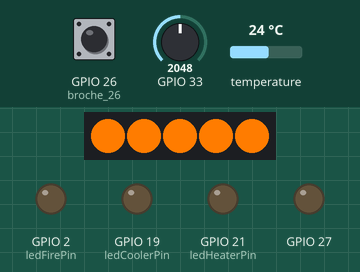
Recording of a sketch running on a simulated ESP32. Parts: 5 RGB LEDs in strip order, left to right, output pins drawn as LEDs (lit = HIGH). Inputs (shaded band) come from the test bench; at power-on: temperature 24 °C, GPIO 33 = 2048, GPIO 26 (broche_26) HIGH. What the sketch prints to the serial monitor is not drawn.

Above: at 3.5 s.
3.6 s: temperature set to 20.4 °C
7.4 s: temperature set to 19.6 °C
At 10.7 s:
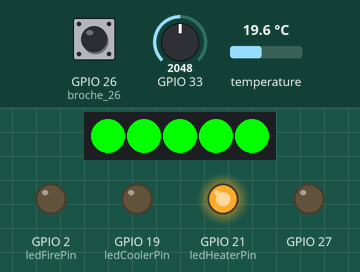
11.0 s: temperature set to 28 °C
At 11.9 s:
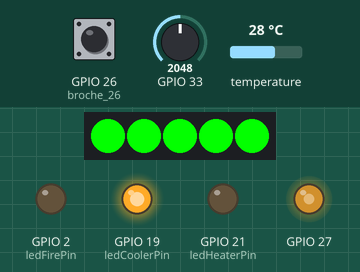
At 12.7 s:
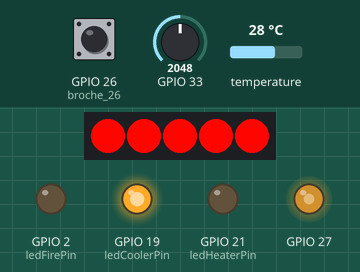
13.4 s: temperature set to 29.8 °C
At 15.4 s:
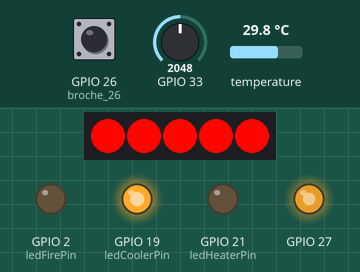
15.8 s: GPIO 33 set to 1050
18.2 s: GPIO 33 set to 968
Timing chart, 0 to 21.2 s (numbered marks = the images above; inputs shaded):
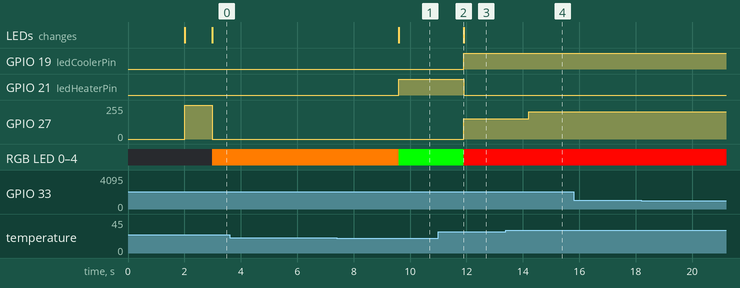

The sketch:

main.ino
```cpp
#include "feu.h"
#include "json.h"
#include "regulation.h"

void setup() {
  Serial.begin(9600);
  Serial.println("** This message will only be displayed on start or reset. **");
  tempSensor.begin();
  delay(2 * 1000); // Délai pour laisser le temps au capteur de température de s'initialiser

  // Initialisation LED et Ventilateur
  ledFeuInit();
  ledRegInit();
  initVent();

  // Initialiser le ruban de LED
  strip.begin();
  delay(1);
}

void loop() {
    delay(100);
    exportDataJson();
}
```

feu.h
```cpp
int numberKeyPresses = 0;
int fanSpeed = 0; // Initialiser la vitesse du ventilateur
const int ledFirePin = 2; // Broche D2 sur la carte

void IRAM_ATTR isr();

void ledFeuInit();
void initVent();

void PWMBlink();
boolean readFire();
int readLight();
int readFanSpeed();
```

feu.ino
```cpp
// ------------------------- FONCTIONS ----------------------------- //

void IRAM_ATTR isr() {
  numberKeyPresses++;
}

 void ledFeuInit(){
// Initialiser les diodes LED pour le feu
  pinMode(ledFirePin, OUTPUT);
 }

// Initialiser le Ventilateur
 void initVent(){
  pinMode(26, INPUT_PULLUP); // broche 26
  attachInterrupt(26, isr, FALLING);

  ledcAttachPin(27, 0); // broche 27 et canal 0
  ledcSetup(0, 25000, 8);

  ledcWrite(0, 255);
  }

// Fonction pour faire clignoter le PWM
void PWMBlink() {
  int nb_state = 12;
  int rcv[nb_state] = {0, 64, 64,
                       0, 127, 127,
                       0, 191, 191,
                       0, 255, 255
                      }; // Rapports cycliques si 8 bits
  // 255 => 100%, 127 => 50% et 0 => 0%
  static uint32_t tick = 0; // temps de départ
  static int elapsed; // temps écoulé

  static int current = 0; // etat courant

  elapsed = millis() - tick;
  if (elapsed > 10000) { // Toutes les 10 sec on change de Rapport Cyc

    Serial.printf("Fan speed = %f RPM\n", (numberKeyPresses / 10.0) * 30); // 30 = 60/2 (2 pales par tour)
    numberKeyPresses = 0; // On réinitialise le compteur

    ledcWrite(0, rcv[current]); // canal = 0, rapport cyclique
    Serial.printf("Rapport Cyc = %lf %%\n", (rcv[current] / 255.0) * 100);

    current += 1; // Prochain rapport cyclique
    current %= nb_state; // On revient à 0 si on a dépassé le dernier état

    tick = millis(); // On réinitialise le temps de départ
  }
}

// Fonction pour lire la présence de feu
boolean readFire() {
  int sensorValue;
  sensorValue = analogRead(A5);
  if (sensorValue > 800) {
    return true;
  } else {
    return false;
  }
}

// Fonction pour renvoyer la valeur de la lumière
int readLight() {
  int sensorValue;
  sensorValue = analogRead(A5);
  return sensorValue;
}

// Fonction pour lire la vitesse du ventilateur
int readFanSpeed() {
  return (numberKeyPresses / 10.0) * 30;
}
```

json.h
```cpp
//JSON
#ifndef MAKEJSONH //
#define MAKEJSONH
#include <ArduinoJson.h>
#endif


void exportDataJson();
```

json.ino
```cpp
//Mise en place sortie JSON
#ifndef MAKEJSONH //
#define MAKEJSONH
#include <ArduinoJson.h>
#endif

void exportDataJson(){
  delay(100);
  char payload[512];
  StaticJsonDocument<512> doc; // Création d'un document JSON
  String* status = Climatiseur();

  doc["status"]["temperature"] = temperature(); //Récupération de la température pour l'envoyer dans le JSON
  doc["status"]["light"] = readLight(); //Récupération de la lumière pour l'envoyer dans le JSON
  doc["status"]["regul"] = "HALT"; //Récupération de la régulation pour l'envoyer dans le JSON
  doc["status"]["fire"] = readFire(); //Récupération de la présence de feu pour l'envoyer dans le JSON
  doc["status"]["heat"] = status[0]; //Récupération du statut de la climatisation pour l'envoyer dans le JSON
  doc["status"]["cold"] = status[1]; //Récupération du statut du chauffage pour l'envoyer dans le JSON
  doc["status"]["fanspeed"] = readFanSpeed(); //Récupération de la vitesse du ventilateur pour l'envoyer dans le JSON

  // Récupération des informations sur la localisation pour l'envoyer dans le JSON
  doc["location"]["room"] = "312";
  doc["location"]["gps"]["lat"] = 43.62453842;
  doc["location"]["gps"]["lon"] = 7.050628185;
  doc["location"]["address"] = "Les lucioles";

  // Récupération des informations sur la régulation pour l'envoyer dans le JSON
  doc["regul"]["lt"] = lowerThreshold;
  doc["regul"]["ht"] = upperThreshold;

  // Récupération d'informations lié à l'ESP pour l'envoyer dans le JSON
  doc["info"]["ident"] = "Com4 esp";
  doc["info"]["user"] = "CB";
  doc["info"]["loc"] = "A Biot";

  // Récupération d'informations sur le réseau pour l'envoyer dans le JSON
  doc["net"]["uptime"] = NULL ;
  doc["net"]["ssid"] = "A definir";
  doc["net"]["mac"] =  "A definir";
  doc["net"]["ip"] =  "A definir";

  // Récupération d'informations sur le serveur pour l'envoyer dans le JSON
  doc["reporthost"]["target_ip"] = "A definir";
  doc["reporthost"]["target_port"] = NULL ;
  doc["reporthost"]["sp"] = NULL ;

  // Sérialisation du JSON
  String json;
  serializeJson(doc, payload);

  // Affichage du JSON dans le moniteur série
  Serial.println(payload);
  delay(200);
  }
```

regulation.h
```cpp
#include "OneWire.h"
#include "DallasTemperature.h"
#include <Adafruit_NeoPixel.h>

#define PIN 13
#define NUMLEDS 5

OneWire oneWire(23);
DallasTemperature tempSensor(&oneWire);

const int ledCoolerPin = 19; // Broche D19 sur la carte
const int ledHeaterPin = 21; // Broche D21 sur la carte

float upperThreshold = 25.0;    // Seuil_haute pour la climatisation => En cas de haute température (SH)
float lowerThreshold = 20.0;    // Seuil_basse pour le chauffage => En cas de basse température (SB)

Adafruit_NeoPixel strip(NUMLEDS, PIN, NEO_GRB + NEO_KHZ800);
// ------------------------- FONCTIONS ----------------------------- //

void ledRegInit();
float temperature();
String* Climatiseur();
void ledblink();

// ----------------------------------------------------------------- //
```

regulation.ino
```cpp
// ------------------------- FONCTIONS ----------------------------- //

// Initialiser les diodes LED pour le chauffage, la climatisation et le feu
void ledRegInit(){
  pinMode(ledCoolerPin, OUTPUT);
  pinMode(ledHeaterPin, OUTPUT);
 }


// Fonction pour récupérer la température
float temperature() {
  float t;
  tempSensor.requestTemperaturesByIndex(0);
  t = tempSensor.getTempCByIndex(0);
  return t;
}

// Fonction pour la climatisation
String* Climatiseur() {
  static String status[2] = {"OFF", "OFF"}; // Initialiser le statut de la climatisation et du chauffage
  // PARTIE CLIMATISATION
  float t;
  tempSensor.requestTemperaturesByIndex(0);
  t = tempSensor.getTempCByIndex(0);

  if (t > upperThreshold) { // Si la température est supérieure au seuil haut (Climatisation nécessaire)

    digitalWrite(ledCoolerPin, HIGH);  // Allumer la LED de climatisation
    digitalWrite(ledHeaterPin, LOW);   // Eteindre la LED de chauffage

    status[0] = "OFF"; // Mettre à jour le statut de la climatisation
    status[1] = "ON"; // Mettre à jour le statut du chauffage

    // Ajuster la vitesse du ventilateur en fonction de la température
    fanSpeed = map(t, upperThreshold, 30, 0, 255);
    ledcWrite(0, fanSpeed); // Ecrire la vitesse du ventilateur

    // Ruban de LED
    strip.begin();
    delay(1);

    for (int i = 0; i < NUMLEDS; i++) {
      // Changer la couleur en Rouge
      strip.setPixelColor(i, strip.Color(255, 5, 0));
    }
    strip.show();

  } else if (t < lowerThreshold) {
    // Si la température est inférieure au seuil bas (Chauffage nécessaire)
    digitalWrite(ledCoolerPin, LOW);   // Eteindre la LED de climatisation
    digitalWrite(ledHeaterPin, HIGH);  // Allumer la LED de chauffage
    ledcWrite(0, 0); // Eteindre le ventilateur

    status[0] = "ON"; // Mettre à jour le statut de la climatisation
    status[1] = "OFF"; // Mettre à jour le statut du chauffage

    // Ruban de LED
    strip.begin();
    delay(1);

    for (int i = 0; i < NUMLEDS; i++) {
      // Changer la couleur en Vert
      strip.setPixelColor(i, strip.Color(3, 255, 0));
    }
    strip.show();
  }

  else {
    // Si la température est comprise entre les seuils (Ni chauffage ni climatisation nécessaire)
    digitalWrite(ledCoolerPin, LOW);   // Eteindre la LED de climatisation
    digitalWrite(ledHeaterPin, LOW);   // Eteindre la LED de chauffage
    ledcWrite(0, 0); // Eteindre le ventilateur

    status[0] = "OFF"; // Mettre à jour le statut de la climatisation
    status[1] = "OFF"; // Mettre à jour le statut du chauffage

    // Ruban de LED
    strip.begin();
    delay(1);

    for (int i = 0; i < NUMLEDS; i++) {
      // Changer la couleur en Orange
      strip.setPixelColor(i, strip.Color(255, 124, 0));
    }
    strip.show();
    delay(1000);
  }

  return status; // Retourner le statut de la climatisation et du chauffage
}

// Fonction pour faire clignoter la LED de climatisation
void ledblink() {
  digitalWrite(ledHeaterPin, HIGH); // Allumer la LED en faisant
  delay(1 * 1000); // Attendre une seconde
  digitalWrite(ledHeaterPin, LOW); // Eteindre la LED
  delay(1 * 1000); // Attendre une seconde
}
```

Measured:
- the behaviour switches between 20 and 19.9 °C on temperature (found by bisection; images 0 and 1)
- the behaviour switches between 28.9 and 29 °C on temperature (found by bisection; images 3 and 4)
- after the input at 3.6 s, every drawn part: stays the same
- after the input at 7.4 s, GPIO 21 (ledHeaterPin): LOW → HIGH after 2.2 s; RGB LED 0–4: RGB(255, 124, 0) → RGB(3, 255, 0) after 2.2 s; the LEDs: change after 2.2 s (image 1)
- after the input at 11.0 s, GPIO 19 (ledCoolerPin): LOW → HIGH after 0.90 s; GPIO 21 (ledHeaterPin): HIGH → LOW after 0.90 s; GPIO 27: 0/255 → 152/255 after 0.90 s; RGB LED 0–4: RGB(3, 255, 0) → RGB(255, 5, 0) after 0.90 s
- after the input at 13.4 s, GPIO 27: 152/255 → 203/255 after 0.80 s
- after the input at 15.8 s, every drawn part: stays the same
- after the input at 18.2 s, every drawn part: stays the same
